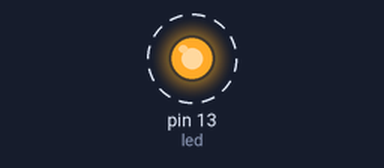
A sketch run on a simulated Arduino Uno, built with avr-gcc and run on an emulated ATmega328P. On the bench: output pins drawn as LEDs (lit = HIGH). Dashed ring = blinking.

Above: at 0.2 s.
Timing chart, 0 to 3.0 s (numbered marks = the images above):
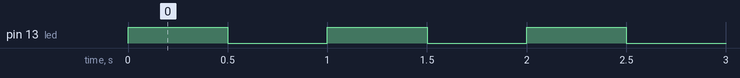

The sketch:

Exercise_2b_alternative.ino
```cpp
/*  Arduino learning
 *  Exercise #2b
 *
 */

int led = 13;  //define onboard LED on pin 13 as a global variable
int delayLength = 500; //declares an int variable and assigns value 500
bool ledState;

void setup()
{
  pinMode(led,OUTPUT);  //sets I/O 13 into output mode
  ledState = digitalRead(led);  //grab the current state of the led (should be LOW if board reset)
}

void loop()
{
  if(ledState == HIGH)
  {
    digitalWrite(led,LOW);
    ledState = LOW; //saves the state of the LED digitalRead is not needed since the previous line set the LED
  }
  else
  {
    digitalWrite(led,HIGH);
    ledState = HIGH;
  }
  delay(delayLength);
}
```

Measured:
- by itself, pin 13 (led): alternates HIGH for 0.50 s and LOW for 0.50 s
